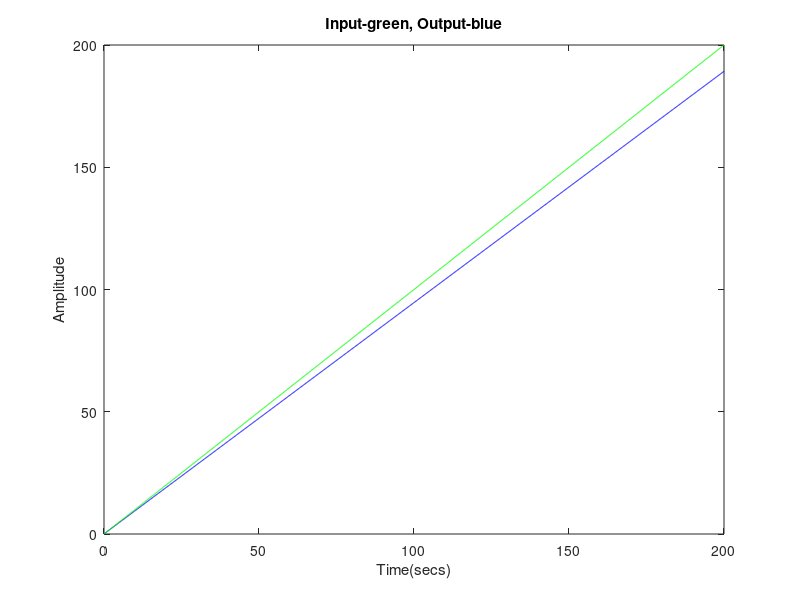

Source code (MATLAB):
s = tf('s');
G = (s+1)*(s+7)/(s+2)*(s+5);
sys_cl = feedback(G,1);
t = 0:0.1:200;
u = t;
[y,t,x] = lsim(sys_cl,u,t);
plot(t,y,'b',t,u,'g')
xlabel('Time(secs)')
ylabel('Amplitude')
title('Input-green, Output-blue')
